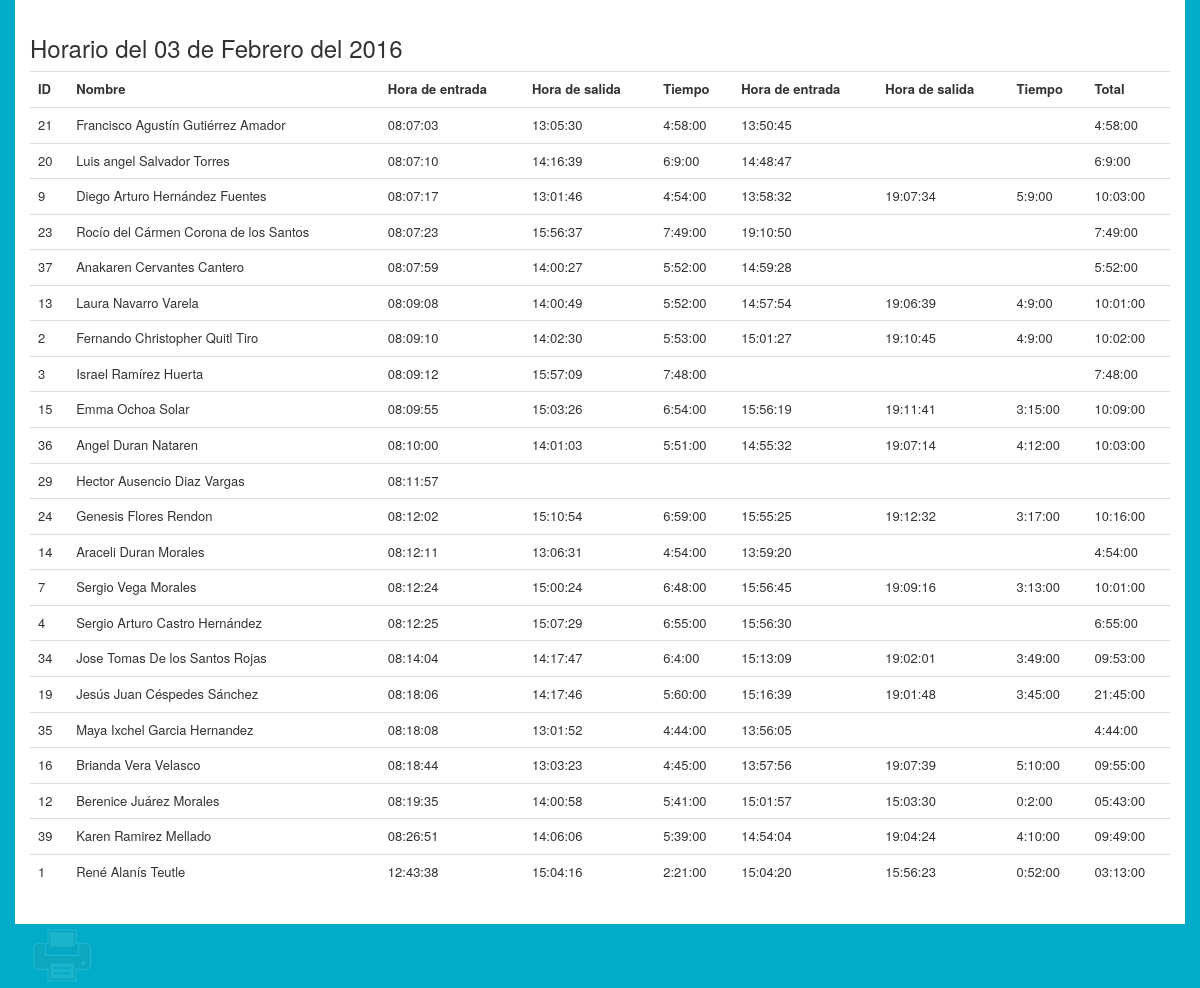
The app's page /horario-diario.php?date=2016-02-03 with its own data.
### tables this page shows
CREATE TABLE IF NOT EXISTS `horario` (
  `idhorario` int(11) NOT NULL AUTO_INCREMENT,
  `dia_entrada` date DEFAULT NULL,
  `hora_entrada` time DEFAULT NULL,
  `dia_salida` date DEFAULT NULL,
  `hora_salida` time DEFAULT NULL,
  `tiempo` varchar(8) NOT NULL,
  `tiempo_decimal` float(5,2) NOT NULL,
  `despues_entrada` time DEFAULT NULL,
  `despues_salida` time DEFAULT NULL,
  `despues_tiempo` varchar(8) DEFAULT NULL,
  `despues_tiempo_decimal` float(5,2) DEFAULT NULL,
  `total` varchar(8) DEFAULT NULL,
  `total_decimal` float(5,2) DEFAULT NULL,
  `personal_idpersonal` int(11) NOT NULL,
  PRIMARY KEY (`idhorario`,`personal_idpersonal`),
  KEY `fk_horario_personal1_idx` (`personal_idpersonal`)
);

CREATE TABLE IF NOT EXISTS `personal` (
  `idpersonal` int(11) NOT NULL AUTO_INCREMENT,
  `nombre` varchar(45) DEFAULT NULL,
  `apellidos` varchar(45) DEFAULT NULL,
  `foto` varchar(100) DEFAULT NULL,
  `tolerancia` time NOT NULL,
  `privilegios_idprivilegios` int(11) NOT NULL,
  `usuario_idusuario` int(11) NOT NULL,
  PRIMARY KEY (`idpersonal`,`privilegios_idprivilegios`),
  KEY `fk_personal_privilegios1_idx` (`privilegios_idprivilegios`),
  KEY `fk_personal_usuario1_idx` (`usuario_idusuario`)
);

### horario-diario.php (the view, shortened to what this page needs)
<html>
<head>
<link rel="stylesheet" type="text/css" href="css/bootstrap.min.css">
<link rel="stylesheet" type="text/css" href="css/imprimir.css">
<link rel="stylesheet" type="text/css" href="css/main.css">
</head>
<body>
<?php
$fecha =  $_GET['date'];
$annio = substr($fecha, 0,4);
$mes = substr($fecha, 5,2);
$dia = substr($fecha, 8,2);
$meses = array('01' =>  'Enero',
			'02' =>  'Febrero',
			'03' =>  'Marzo',
			'04' =>  'Abril',
			'05' =>  'Mayo',
			'06' =>  'Junio',
			'07' =>  'Julio',
			'08' =>  'Agosto',
			'09' =>  'Septiembre',
			'10' =>  'Octubre',
			'11' =>  'Noviembre',
			'12' =>  'Diciembre',);
$nombre_mes = $meses[$mes];
	?>
	<div class="container">
		<div class="row horario">
			<h3>Horario del <?php echo $dia." de ".$nombre_mes. " del ".$annio; ?></h3>
			<div class="table-responsive">
				<table class="table">
					<tr>
						<th>ID</th>
						<th>Nombre</th>
						<th>Hora de entrada</th>
						<th>Hora de salida</th>
						<th>Tiempo</th>
						<th>Hora de entrada</th>
						<th>Hora de salida</th>
						<th>Tiempo</th>
						<th>Total</th>
					</tr>
					<?php
						include('conexion.php');
						$datos = "select idpersonal,nombre,apellidos,dia_entrada,hora_entrada,hora_salida,tiempo,despues_entrada,despues_salida,despues_tiempo,total from horario,personal where personal.idpersonal = horario.personal_idpersonal and dia_entrada = '$fecha' order by hora_entrada";
						$horario = mysql_query($datos, $conexion) or die(mysql_error());
						while ($rows = mysql_fetch_assoc($horario)) {
							echo "<tr>";
							$idpersonal = $rows['idpersonal'];
							echo "<td>".$idpersonal."</td>";
							$nombre = $rows['nombre']. " " .$apellido = $rows['apellidos'];
							echo "<td>".$nombre."</td>";
							$entrada = $rows['hora_entrada'];
							echo "<td>".$entrada."</td>";
							$salida = $rows['hora_salida'];
							echo "<td>".$salida."</td>";
							$tiempo = $rows['tiempo'];
							echo "<td>".$tiempo."</td>";
							$entrada = $rows['despues_entrada'];
							echo "<td>".$entrada."</td>";
							$salida = $rows['despues_salida'];
							echo "<td>".$salida."</td>";
							$tiempo = $rows['despues_tiempo'];
							echo "<td>".$tiempo."</td>";
							$total = $rows['total'];
							echo "<td>".$total."</td>";
							echo "</tr>";
						}
					?>
				</table>
			</div>
		</div>
		<button onclick='window.print()' type='button' id='btnImprimir'></button>
	</div>
</body>

### css/imprimir.css (style rules this page uses)
#btnImprimir { background: url(img/imprimir.png); border: 0; width: 64px; height: 64px; }
#btnImprimir { opacity: 0.1; }

### css/main.css (style rules this page uses)
body { background-color: rgb(0,172,200); }
.header, .menu, .register, .horario { background-color: white; padding: 15px; }
table { font-size: 13px; }

### records on screen
horario: personal.idpersonal "21", personal.nombre+apellidos "Francisco Agustín Gutiérrez Amador", hora_entrada "08:07:03", hora_salida "13:05:30", tiempo "4:58:00", despues_entrada "13:50:45", total "4:58:00"
horario: personal.idpersonal "20", personal.nombre+apellidos "Luis angel Salvador Torres", hora_entrada "08:07:10", hora_salida "14:16:39", tiempo "6:9:00", despues_entrada "14:48:47", total "6:9:00"
horario: personal.idpersonal "9", personal.nombre+apellidos "Diego Arturo Hernández Fuentes", hora_entrada "08:07:17", hora_salida "13:01:46", tiempo "4:54:00", despues_entrada "13:58:32", despues_salida "19:07:34", despues_tiempo "5:9:00", total "10:03:00"
horario: personal.idpersonal "23", personal.nombre+apellidos "Rocío del Cármen Corona de los Santos", hora_entrada "08:07:23", hora_salida "15:56:37", tiempo "7:49:00", despues_entrada "19:10:50", total "7:49:00"
horario: personal.idpersonal "37", personal.nombre+apellidos "Anakaren Cervantes Cantero", hora_entrada "08:07:59", hora_salida "14:00:27", tiempo "5:52:00", despues_entrada "14:59:28", total "5:52:00"
horario: personal.idpersonal "13", personal.nombre+apellidos "Laura Navarro Varela", hora_entrada "08:09:08", hora_salida "14:00:49", tiempo "5:52:00", despues_entrada "14:57:54", despues_salida "19:06:39", despues_tiempo "4:9:00", total "10:01:00"
horario: personal.idpersonal "2", personal.nombre+apellidos "Fernando Christopher Quitl Tiro", hora_entrada "08:09:10", hora_salida "14:02:30", tiempo "5:53:00", despues_entrada "15:01:27", despues_salida "19:10:45", despues_tiempo "4:9:00", total "10:02:00"
horario: personal.idpersonal "3", personal.nombre+apellidos "Israel Ramírez Huerta", hora_entrada "08:09:12", hora_salida "15:57:09", tiempo "7:48:00", total "7:48:00"
horario: personal.idpersonal "15", personal.nombre+apellidos "Emma Ochoa Solar", hora_entrada "08:09:55", hora_salida "15:03:26", tiempo "6:54:00", despues_entrada "15:56:19", despues_salida "19:11:41", despues_tiempo "3:15:00", total "10:09:00"
horario: personal.idpersonal "36", personal.nombre+apellidos "Angel Duran Nataren", hora_entrada "08:10:00", hora_salida "14:01:03", tiempo "5:51:00", despues_entrada "14:55:32", despues_salida "19:07:14", despues_tiempo "4:12:00", total "10:03:00"
horario: personal.idpersonal "29", personal.nombre+apellidos "Hector Ausencio Diaz Vargas", hora_entrada "08:11:57"
horario: personal.idpersonal "24", personal.nombre+apellidos "Genesis Flores Rendon", hora_entrada "08:12:02", hora_salida "15:10:54", tiempo "6:59:00", despues_entrada "15:55:25", despues_salida "19:12:32", despues_tiempo "3:17:00", total "10:16:00"
horario: personal.idpersonal "14", personal.nombre+apellidos "Araceli Duran Morales", hora_entrada "08:12:11", hora_salida "13:06:31", tiempo "4:54:00", despues_entrada "13:59:20", total "4:54:00"
horario: personal.idpersonal "7", personal.nombre+apellidos "Sergio Vega Morales", hora_entrada "08:12:24", hora_salida "15:00:24", tiempo "6:48:00", despues_entrada "15:56:45", despues_salida "19:09:16", despues_tiempo "3:13:00", total "10:01:00"
horario: personal.idpersonal "4", personal.nombre+apellidos "Sergio Arturo Castro Hernández", hora_entrada "08:12:25", hora_salida "15:07:29", tiempo "6:55:00", despues_entrada "15:56:30", total "6:55:00"
horario: personal.idpersonal "34", personal.nombre+apellidos "Jose Tomas De los Santos Rojas", hora_entrada "08:14:04", hora_salida "14:17:47", tiempo "6:4:00", despues_entrada "15:13:09", despues_salida "19:02:01", despues_tiempo "3:49:00", total "09:53:00"
horario: personal.idpersonal "19", personal.nombre+apellidos "Jesús Juan Céspedes Sánchez", hora_entrada "08:18:06", hora_salida "14:17:46", tiempo "5:60:00", despues_entrada "15:16:39", despues_salida "19:01:48", despues_tiempo "3:45:00", total "21:45:00"
horario: personal.idpersonal "35", personal.nombre+apellidos "Maya Ixchel Garcia Hernandez", hora_entrada "08:18:08", hora_salida "13:01:52", tiempo "4:44:00", despues_entrada "13:56:05", total "4:44:00"
horario: personal.idpersonal "16", personal.nombre+apellidos "Brianda Vera Velasco", hora_entrada "08:18:44", hora_salida "13:03:23", tiempo "4:45:00", despues_entrada "13:57:56", despues_salida "19:07:39", despues_tiempo "5:10:00", total "09:55:00"
horario: personal.idpersonal "12", personal.nombre+apellidos "Berenice Juárez Morales", hora_entrada "08:19:35", hora_salida "14:00:58", tiempo "5:41:00", despues_entrada "15:01:57", despues_salida "15:03:30", despues_tiempo "0:2:00", total "05:43:00"
horario: personal.idpersonal "39", personal.nombre+apellidos "Karen Ramirez Mellado", hora_entrada "08:26:51", hora_salida "14:06:06", tiempo "5:39:00", despues_entrada "14:54:04", despues_salida "19:04:24", despues_tiempo "4:10:00", total "09:49:00"
horario: personal.idpersonal "1", personal.nombre+apellidos "René Alanís Teutle", hora_entrada "12:43:38", hora_salida "15:04:16", tiempo "2:21:00", despues_entrada "15:04:20", despues_salida "15:56:23", despues_tiempo "0:52:00", total "03:13:00"

### other values on screen
$dia "03"
$nombre_mes "Febrero"
$annio "2016"
